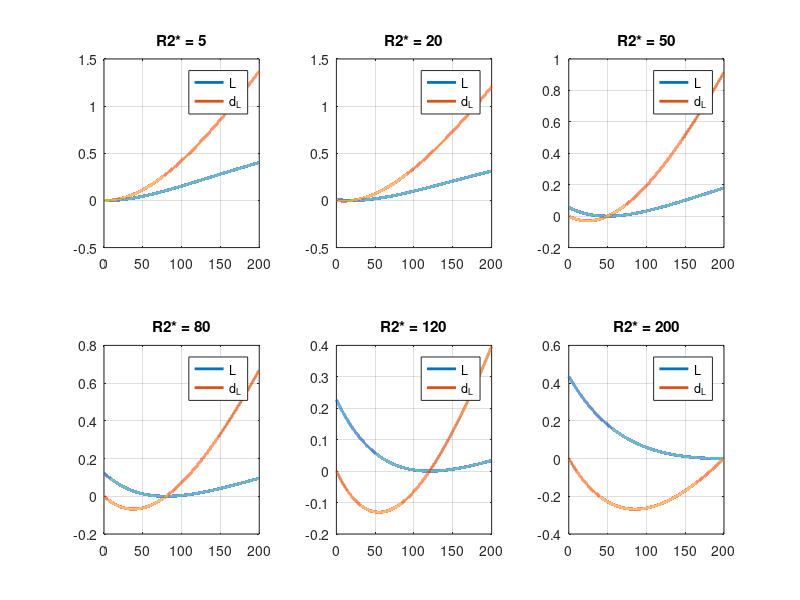

Recreate this plot in MATLAB.
clearvars, clc

cnn_range = 0:1e-4:1;
r2s_range = 0:1e-2:200;
r2s_gt = [5,20,50,80,120,200];
te_n = 5.4e-3; % 3rd echo

for i = 1:length(r2s_gt)
    L = (exp(-r2s_gt(i)*te_n)-exp(-r2s_range*te_n)).^2;
    d_L = 2*(exp(-r2s_gt(i)*te_n)-exp(-r2s_range*te_n)).*(te_n*r2s_range);
    subplot(2,3,i), plot(r2s_range,L,'LineWidth',2), hold on, grid on
    plot(r2s_range,d_L,'LineWidth',2), hold off, legend('L','d_L')
    title(['R2* = ',num2str(r2s_gt(i))])
end